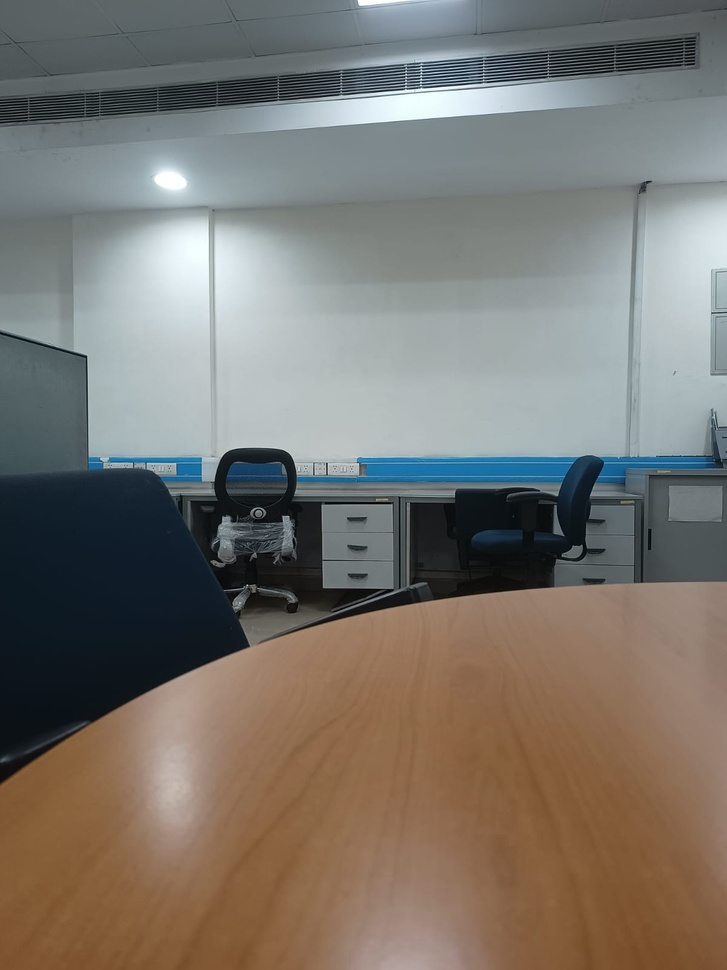
#> input picture assignment_1_submission/imgM.jpg, 727 x 970 px, shrunk from 1200 x 1600 before the run
$ python ques1_final.py
#> lines starting #> are read from the running program, lines starting #| are printed output that depends on the picture
import numpy as np
from PIL import Image
import matplotlib.pyplot as plt
import math
import os
from numba import njit

out_dir = 'ques1_output_images'
os.makedirs(out_dir, exist_ok=True)

left_img_path = r'imgL.jpg'
center_img_path = r'imgM.jpg'
right_img_path = r'imgR.jpg'

imgM = Image.open(center_img_path)
#> imgM is the input picture: PIL image 727x970 RGB; mean R, G, B 122.3, 117.7, 111.1
imgL = Image.open(left_img_path)
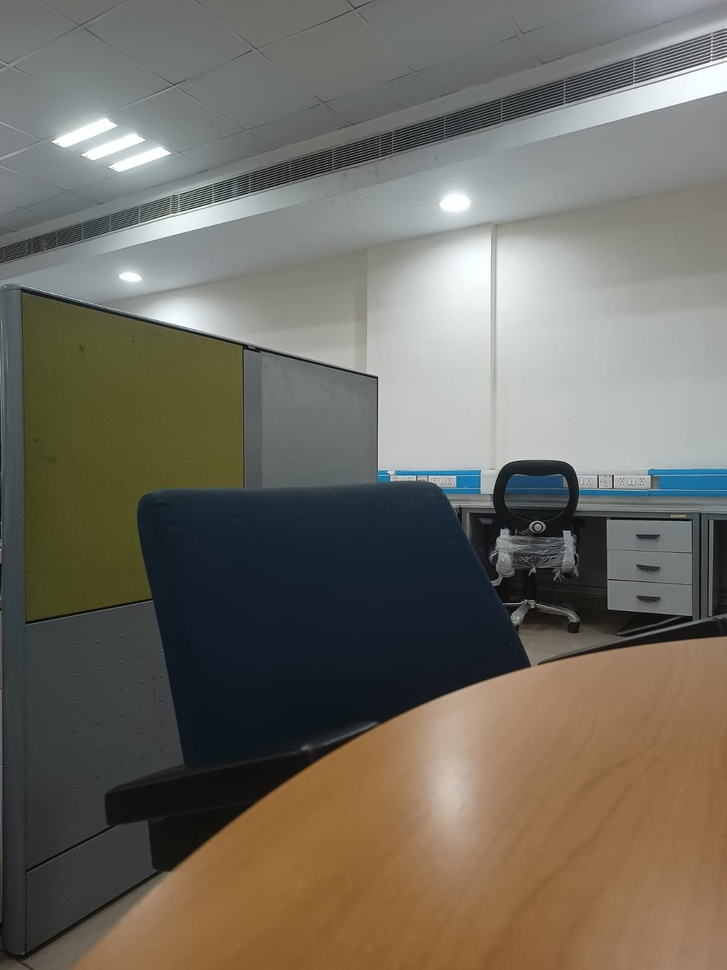
#> input picture assignment_1_submission/imgL.jpg, 727 x 970 px, shrunk from 1200 x 1600 before the run
#> imgL is the input picture: PIL image 727x970 RGB; mean R, G, B 111.9, 107.8, 97.9
imgR = Image.open(right_img_path)
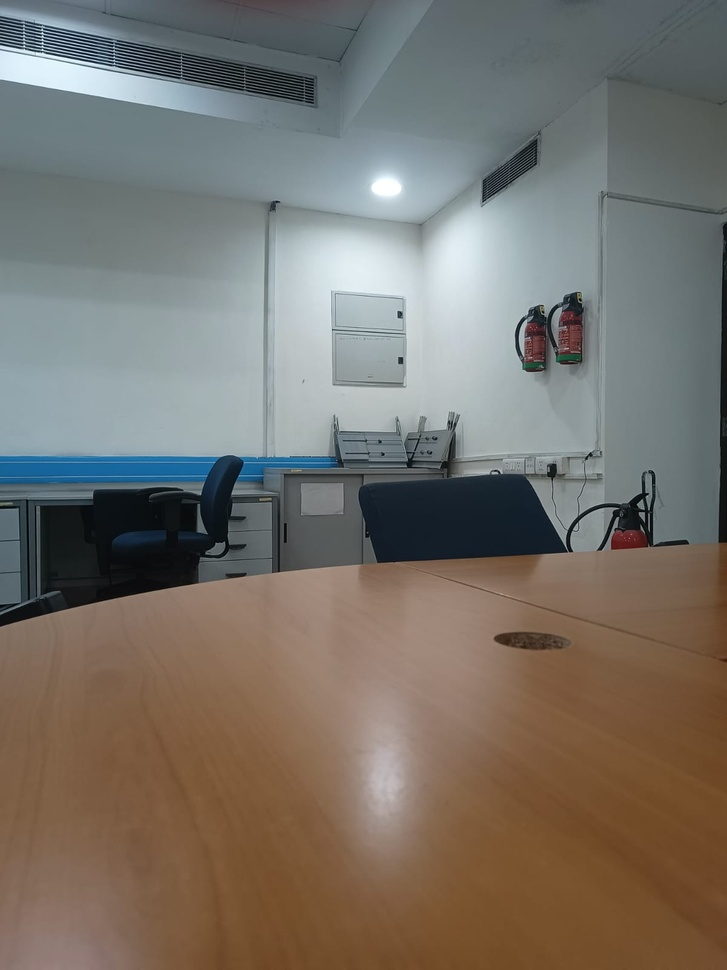
#> input picture assignment_1_submission/imgR.jpg, 727 x 970 px, shrunk from 1200 x 1600 before the run
#> imgR is the input picture: PIL image 727x970 RGB; mean R, G, B 119.7, 114.1, 106.4

imgM_wt, imgM_ht = imgM.size
#> imgM_wt = 727; imgM_ht = 970
imgL_wt, imgL_ht = imgL.size
#> imgL_wt = 727; imgL_ht = 970
imgR_wt, imgR_ht = imgR.size
#> imgR_wt = 727; imgR_ht = 970

imgM_color = np.asarray(imgM)
imgL_color = np.asarray(imgL)
imgR_color = np.asarray(imgR)

fig, axes = plt.subplots(1, 3, figsize=(10, 4))
axes[0].imshow(imgL_color)
axes[0].set_title("left input")
axes[1].imshow(imgM_color)
axes[1].set_title("middle input")
axes[2].imshow(imgR_color)
axes[2].set_title("right input")
plt.tight_layout()
plt.savefig(f"{out_dir}/01_input_images_colour.png", dpi=150)
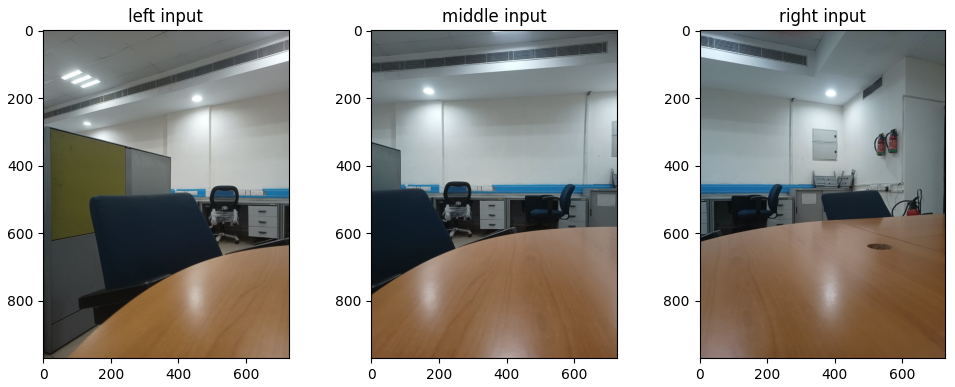
#> figure drawn by matplotlib, 3 panels
plt.show()


def to_grayscale(img):
    return (0.2989*img[:,:,0] + 0.5870*img[:,:,1] + 0.1140*img[:,:,2]).astype(np.uint8)
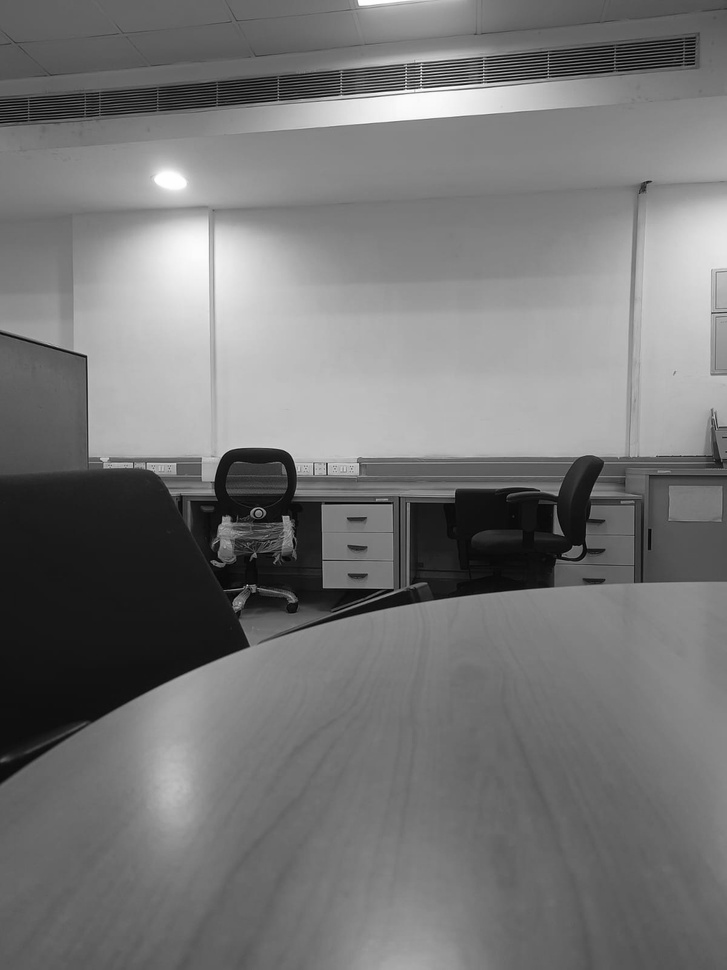
#> returned value: shape (970, 727); min 0, max 254, mean 117.8


imgM_gray = to_grayscale(imgM_color)
imgL_gray = to_grayscale(imgL_color)
#> in to_grayscale (call 2), `return (0.2989*img[:,:,0] + 0.5870*img[:,:,1] + 0.1140*img[:,:,2]).ast..`:
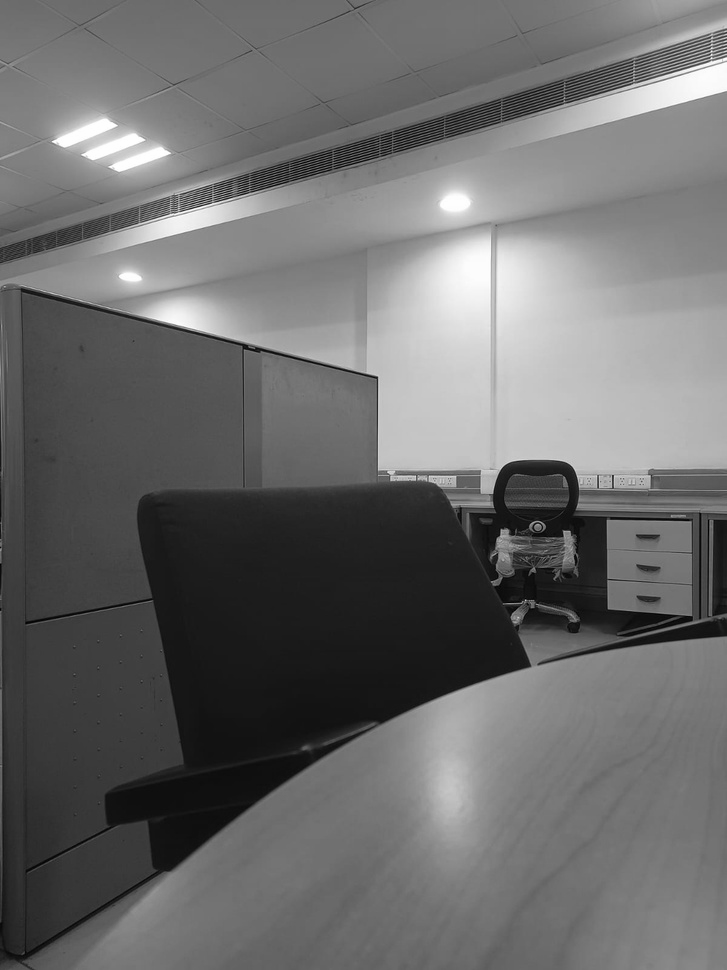
#> returned value: shape (970, 727); min 0, max 254, mean 107.4
imgR_gray = to_grayscale(imgR_color)
#> in to_grayscale (call 3), `return (0.2989*img[:,:,0] + 0.5870*img[:,:,1] + 0.1140*img[:,:,2]).ast..`:
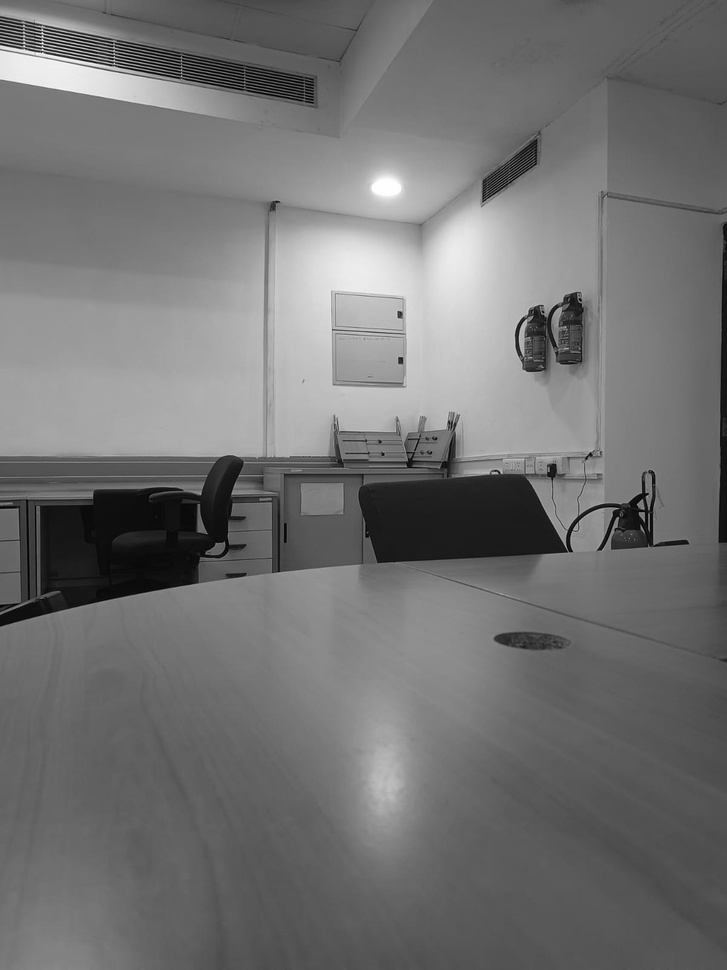
#> returned value: shape (970, 727); min 0, max 254, mean 114.4

fig, axes = plt.subplots(1, 3, figsize=(10, 4))
axes[0].imshow(imgL_gray, cmap='gray')
axes[0].set_title("left grayscale")
axes[1].imshow(imgM_gray, cmap='gray')
axes[1].set_title("middle grayscale")
axes[2].imshow(imgR_gray, cmap='gray')
axes[2].set_title("right grayscale")
plt.tight_layout()
plt.savefig(f"{out_dir}/02_input_images_grayscale.png", dpi=150)
plt.show()

#@njit
# [313 lines left out: functions ncc_match, find_correspondence, compute_homography, get_warped_corners, compute_canvas_bounds, warp_inverse_nn and 8 more, not called in this run]

plt.imshow(imgL_gray,cmap='gray')
#> (the run stopped early here; a loop or call above may not have finished)
